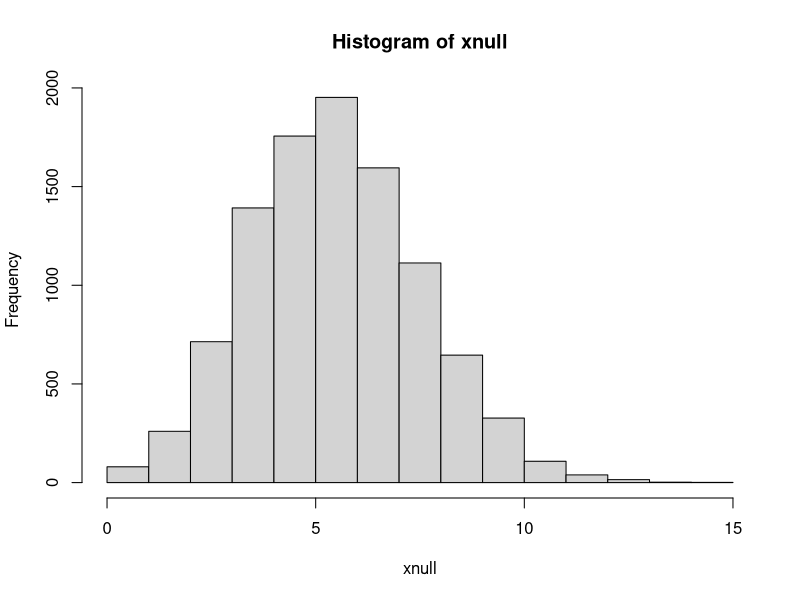
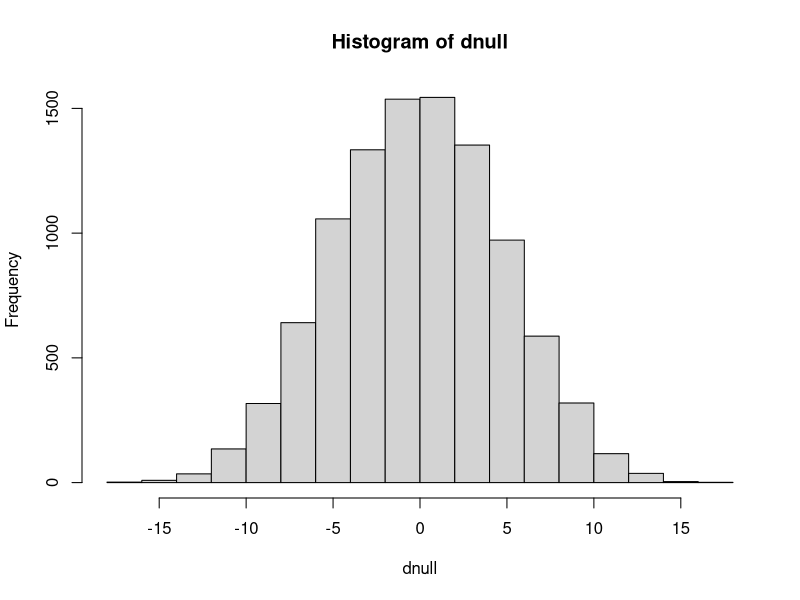

These figures' R source, in order:
## ---- chunk 1
urn <- c(1,1,1,0,0,0,0,0,0,0)
xnull <- replicate(10000, sum(sample(urn, 20, replace=TRUE)))
hist(xnull)
## ---- chunk 2
xobs <- 9
(p <- mean(xnull>=xobs))
## ---- chunk 3
ctrl <- c(197, 186, 157, 170, 193, 188, 175, 186, 177, 191, 168, 193, 191, 189, 188, 192, 179, 186, 197, 203)
iron <- c(187, 218, 196, 210, 206, 178, 181, 193, 172, 202, 169, 221, 183, 222, 185, 174, 192, 192, 162, 211)
## ---- chunk 4
miron <- mean(iron)
mctrl <- mean(ctrl)
(dobs <- miron - mctrl)
## ---- chunk 5
## Under null all observations are equivalent
allobs <- c(iron, ctrl)
dnull <- replicate(10000, {
  ## Permute the 40 observations and assign first 20 to the iron group
  x <- sample(allobs)
  d <- mean(x[1:20]) - mean(x[21:40])
})
hist(dnull)
## ---- chunk 6
(p <- mean(abs(dnull) >= abs(dobs)))
